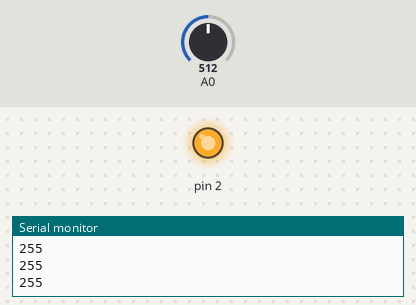
The sketch below on a simulated Arduino Uno, built with avr-gcc and run on an emulated ATmega328P. Parts: output pins drawn as LEDs (lit = HIGH), the last lines printed to the serial monitor. Inputs (shaded band) come from the test bench; at power-on: A0 = 512.

Above: at 6.2 s.
6.3 s: A0 set to 749
7.8 s: A0 set to 779
At 9.0 s:
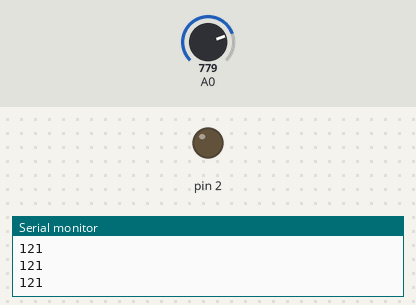
9.3 s: A0 set to 716
At 10.3 s:
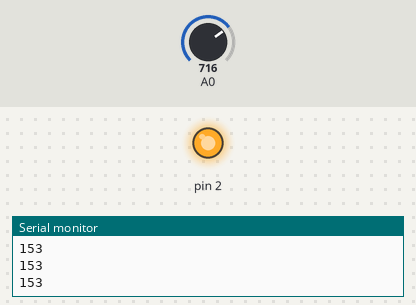
10.8 s: A0 set to 900
At 11.5 s:
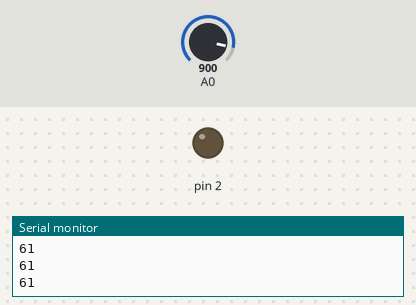
Timing chart, 0 to 13.3 s (numbered marks = the images above; inputs shaded):
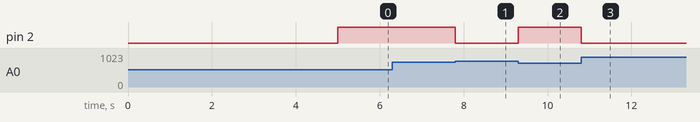

The sketch:

E10_lightsense_LED.ino
```cpp
int sensVal;
int sensLow=1023;
int sensHeigh=0;
void setup() {
    Serial.begin(9600);
    while(millis()<5000){
    sensVal=analogRead(A0);
    if(sensVal>sensHeigh)sensHeigh=sensVal;
    if(sensVal<sensHeigh)sensLow=sensVal;
    }
}
void loop(){
    sensVal=analogRead(A0);
    int pitch=map(sensVal,sensLow,sensHeigh,0,255);
    analogWrite(2,pitch);
    Serial.println(pitch);
    delay(10);
}
```

Measured:
- the behaviour switches between 766 and 767 on A0 (found by bisection; images 0 and 1)
- after the input at 7.8 s, pin 2: HIGH → LOW at once
- after the input at 9.3 s, pin 2: LOW → HIGH at once
- after the input at 10.8 s, pin 2: HIGH → LOW at once
